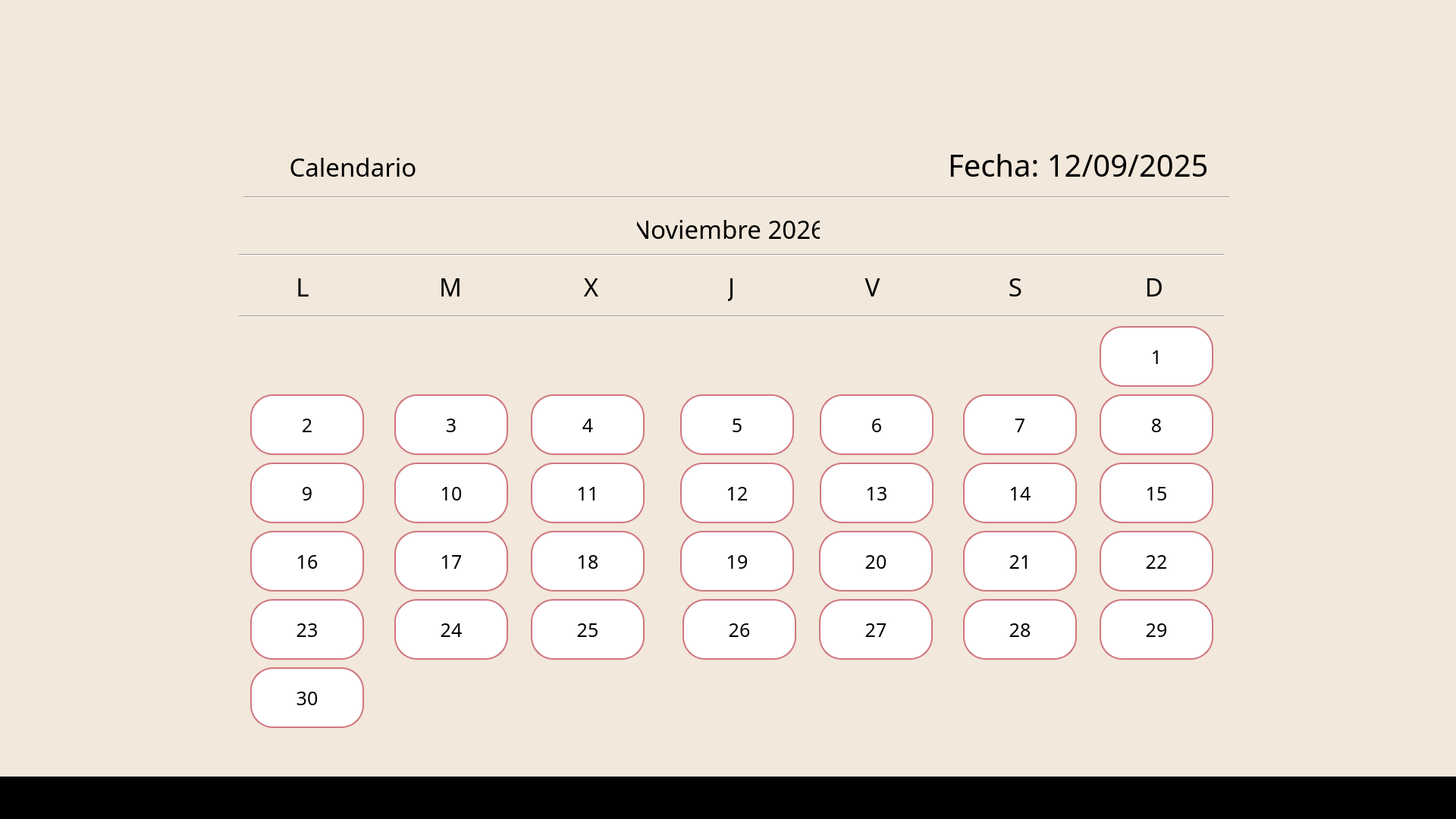
<?xml version="1.0" encoding="UTF-8"?>
<ui version="4.0">
 <class>MainWindow</class>
 <widget class="QMainWindow" name="MainWindow">
  <property name="geometry">
   <rect>
    <x>0</x>
    <y>0</y>
    <width>1920</width>
    <height>1080</height>
   </rect>
  </property>
  <property name="windowTitle">
   <string>MainWindow</string>
  </property>
  <property name="styleSheet">
   <string notr="true">background-color: rgb(242, 232, 219);</string>
  </property>
  <widget class="QWidget" name="centralwidget">
   <widget class="QLabel" name="label">
    <property name="geometry">
     <rect>
      <x>0</x>
      <y>0</y>
      <width>1920</width>
      <height>1080</height>
     </rect>
    </property>
    <property name="styleSheet">
     <string notr="true">background-color: #F2E8DB;</string>
    </property>
    <property name="text">
     <string/>
    </property>
   </widget>
   <widget class="QLabel" name="label_5">
    <property name="geometry">
     <rect>
      <x>844</x>
      <y>55</y>
      <width>237</width>
      <height>158</height>
     </rect>
    </property>
    <property name="styleSheet">
     <string notr="true">background-color: rgb(242, 232, 219);</string>
    </property>
    <property name="text">
     <string/>
    </property>
    <property name="pixmap">
     <pixmap>../a.png</pixmap>
    </property>
    <property name="scaledContents">
     <bool>true</bool>
    </property>
   </widget>
   <widget class="QLabel" name="label_3">
    <property name="geometry">
     <rect>
      <x>1250</x>
      <y>192</y>
      <width>355</width>
      <height>51</height>
     </rect>
    </property>
    <property name="font">
     <font>
      <family>Javanese Text</family>
      <pointsize>30</pointsize>
     </font>
    </property>
    <property name="styleSheet">
     <string notr="true">color:black;</string>
    </property>
    <property name="text">
     <string>Fecha: 12/09/2025</string>
    </property>
   </widget>
   <widget class="QLabel" name="label_4">
    <property name="geometry">
     <rect>
      <x>840</x>
      <y>278</y>
      <width>241</width>
      <height>47</height>
     </rect>
    </property>
    <property name="font">
     <font>
      <family>Javanese Text</family>
      <pointsize>25</pointsize>
     </font>
    </property>
    <property name="layoutDirection">
     <enum>Qt::LayoutDirection::LeftToRight</enum>
    </property>
    <property name="styleSheet">
     <string notr="true">color:black;</string>
    </property>
    <property name="text">
     <string>Noviembre 2026</string>
    </property>
    <property name="alignment">
     <set>Qt::AlignmentFlag::AlignCenter</set>
    </property>
   </widget>
   <widget class="Line" name="line">
    <property name="geometry">
     <rect>
      <x>321</x>
      <y>255</y>
      <width>1300</width>
      <height>10</height>
     </rect>
    </property>
    <property name="orientation">
     <enum>Qt::Orientation::Horizontal</enum>
    </property>
   </widget>
   <widget class="Line" name="line_2">
    <property name="geometry">
     <rect>
      <x>315</x>
      <y>331</y>
      <width>1299</width>
      <height>10</height>
     </rect>
    </property>
    <property name="orientation">
     <enum>Qt::Orientation::Horizontal</enum>
    </property>
   </widget>
   <widget class="QLabel" name="label_6">
    <property name="geometry">
     <rect>
      <x>390</x>
      <y>358</y>
      <width>18</width>
      <height>39</height>
     </rect>
    </property>
    <property name="font">
     <font>
      <family>Javanese Text</family>
      <pointsize>25</pointsize>
     </font>
    </property>
    <property name="layoutDirection">
     <enum>Qt::LayoutDirection::LeftToRight</enum>
    </property>
    <property name="styleSheet">
     <string notr="true">color:black;</string>
    </property>
    <property name="text">
     <string>L</string>
    </property>
    <property name="alignment">
     <set>Qt::AlignmentFlag::AlignCenter</set>
    </property>
   </widget>
   <widget class="QLabel" name="label_7">
    <property name="geometry">
     <rect>
      <x>580</x>
      <y>358</y>
      <width>28</width>
      <height>39</height>
     </rect>
    </property>
    <property name="font">
     <font>
      <family>Javanese Text</family>
      <pointsize>25</pointsize>
     </font>
    </property>
    <property name="layoutDirection">
     <enum>Qt::LayoutDirection::LeftToRight</enum>
    </property>
    <property name="styleSheet">
     <string notr="true">color:black;</string>
    </property>
    <property name="text">
     <string>M</string>
    </property>
    <property name="alignment">
     <set>Qt::AlignmentFlag::AlignCenter</set>
    </property>
   </widget>
   <widget class="QLabel" name="label_8">
    <property name="geometry">
     <rect>
      <x>770</x>
      <y>358</y>
      <width>19</width>
      <height>39</height>
     </rect>
    </property>
    <property name="font">
     <font>
      <family>Javanese Text</family>
      <pointsize>25</pointsize>
     </font>
    </property>
    <property name="layoutDirection">
     <enum>Qt::LayoutDirection::LeftToRight</enum>
    </property>
    <property name="styleSheet">
     <string notr="true">color:black;</string>
    </property>
    <property name="text">
     <string>X</string>
    </property>
    <property name="alignment">
     <set>Qt::AlignmentFlag::AlignCenter</set>
    </property>
   </widget>
   <widget class="QLabel" name="label_9">
    <property name="geometry">
     <rect>
      <x>960</x>
      <y>358</y>
      <width>9</width>
      <height>39</height>
     </rect>
    </property>
    <property name="font">
     <font>
      <family>Javanese Text</family>
      <pointsize>25</pointsize>
     </font>
    </property>
    <property name="layoutDirection">
     <enum>Qt::LayoutDirection::LeftToRight</enum>
    </property>
    <property name="styleSheet">
     <string notr="true">color:black;</string>
    </property>
    <property name="text">
     <string>J</string>
    </property>
    <property name="alignment">
     <set>Qt::AlignmentFlag::AlignCenter</set>
    </property>
   </widget>
   <widget class="QLabel" name="label_10">
    <property name="geometry">
     <rect>
      <x>1140</x>
      <y>358</y>
      <width>21</width>
      <height>39</height>
     </rect>
    </property>
    <property name="font">
     <font>
      <family>Javanese Text</family>
      <pointsize>25</pointsize>
     </font>
    </property>
    <property name="layoutDirection">
     <enum>Qt::LayoutDirection::LeftToRight</enum>
    </property>
    <property name="styleSheet">
     <string notr="true">color:black;</string>
    </property>
    <property name="text">
     <string>V</string>
    </property>
    <property name="alignment">
     <set>Qt::AlignmentFlag::AlignCenter</set>
    </property>
   </widget>
   <widget class="QLabel" name="label_11">
    <property name="geometry">
     <rect>
      <x>1508</x>
      <y>358</y>
      <width>28</width>
      <height>39</height>
     </rect>
    </property>
    <property name="font">
     <font>
      <family>Javanese Text</family>
      <pointsize>25</pointsize>
     </font>
    </property>
    <property name="layoutDirection">
     <enum>Qt::LayoutDirection::LeftToRight</enum>
    </property>
    <property name="styleSheet">
     <string notr="true">color:black;</string>
    </property>
    <property name="text">
     <string>D</string>
    </property>
    <property name="alignment">
     <set>Qt::AlignmentFlag::AlignCenter</set>
    </property>
   </widget>
   <widget class="QLabel" name="label_12">
    <property name="geometry">
     <rect>
      <x>1330</x>
      <y>358</y>
      <width>18</width>
      <height>39</height>
     </rect>
    </property>
    <property name="font">
     <font>
      <family>Javanese Text</family>
      <pointsize>25</pointsize>
     </font>
    </property>
    <property name="layoutDirection">
     <enum>Qt::LayoutDirection::LeftToRight</enum>
    </property>
    <property name="styleSheet">
     <string notr="true">color:black;</string>
    </property>
    <property name="text">
     <string>S</string>
    </property>
    <property name="alignment">
     <set>Qt::AlignmentFlag::AlignCenter</set>
    </property>
   </widget>
   <widget class="Line" name="line_3">
    <property name="geometry">
     <rect>
      <x>315</x>
      <y>412</y>
      <width>1299</width>
      <height>10</height>
     </rect>
    </property>
    <property name="orientation">
     <enum>Qt::Orientation::Horizontal</enum>
    </property>
   </widget>
   <widget class="QPushButton" name="pushButton_izq">
    <property name="geometry">
     <rect>
      <x>315</x>
      <y>266</y>
      <width>26</width>
      <height>56</height>
     </rect>
    </property>
    <property name="font">
     <font>
      <family>Javanese Text</family>
      <pointsize>19</pointsize>
     </font>
    </property>
    <property name="styleSheet">
     <string notr="true">background-color: #F2E8DB;

border: 2px solid #F2E8DB; 
border-radius: 30px; 
padding: 5px;</string>
    </property>
    <property name="text">
     <string/>
    </property>
    <property name="icon">
     <iconset>
      <normaloff>../arrow_back.png</normaloff>../arrow_back.png</iconset>
    </property>
   </widget>
   <widget class="QPushButton" name="pushButton_der">
    <property name="geometry">
     <rect>
      <x>1594</x>
      <y>266</y>
      <width>34</width>
      <height>56</height>
     </rect>
    </property>
    <property name="font">
     <font>
      <family>Javanese Text</family>
      <pointsize>19</pointsize>
     </font>
    </property>
    <property name="styleSheet">
     <string notr="true">background-color: #F2E8DB;

border: 2px solid #F2E8DB; 
border-radius: 30px; 
padding: 5px;</string>
    </property>
    <property name="text">
     <string/>
    </property>
    <property name="icon">
     <iconset>
      <normaloff>../arrow_forward.png</normaloff>../arrow_forward.png</iconset>
    </property>
   </widget>
   <widget class="QLabel" name="label_13">
    <property name="geometry">
     <rect>
      <x>323</x>
      <y>190</y>
      <width>41</width>
      <height>44</height>
     </rect>
    </property>
    <property name="font">
     <font>
      <family>Javanese Text</family>
      <pointsize>25</pointsize>
     </font>
    </property>
    <property name="layoutDirection">
     <enum>Qt::LayoutDirection::LeftToRight</enum>
    </property>
    <property name="styleSheet">
     <string notr="true">color:black;</string>
    </property>
    <property name="text">
     <string/>
    </property>
    <property name="pixmap">
     <pixmap>../calendar.png</pixmap>
    </property>
    <property name="scaledContents">
     <bool>true</bool>
    </property>
    <property name="alignment">
     <set>Qt::AlignmentFlag::AlignCenter</set>
    </property>
   </widget>
   <widget class="QLabel" name="label_14">
    <property name="geometry">
     <rect>
      <x>375</x>
      <y>198</y>
      <width>181</width>
      <height>44</height>
     </rect>
    </property>
    <property name="font">
     <font>
      <family>Javanese Text</family>
      <pointsize>25</pointsize>
     </font>
    </property>
    <property name="layoutDirection">
     <enum>Qt::LayoutDirection::LeftToRight</enum>
    </property>
    <property name="styleSheet">
     <string notr="true">color:black;</string>
    </property>
    <property name="text">
     <string>Calendario</string>
    </property>
    <property name="alignment">
     <set>Qt::AlignmentFlag::AlignCenter</set>
    </property>
   </widget>
   <widget class="QLabel" name="label_15">
    <property name="geometry">
     <rect>
      <x>0</x>
      <y>1024</y>
      <width>1920</width>
      <height>56</height>
     </rect>
    </property>
    <property name="font">
     <font>
      <family>Javanese Text</family>
      <pointsize>25</pointsize>
     </font>
    </property>
    <property name="layoutDirection">
     <enum>Qt::LayoutDirection::LeftToRight</enum>
    </property>
    <property name="styleSheet">
     <string notr="true">background-color:black;</string>
    </property>
    <property name="text">
     <string/>
    </property>
    <property name="alignment">
     <set>Qt::AlignmentFlag::AlignCenter</set>
    </property>
   </widget>
   <widget class="QPushButton" name="pushButton_17">
    <property name="geometry">
     <rect>
      <x>520</x>
      <y>700</y>
      <width>150</width>
      <height>80</height>
     </rect>
    </property>
    <property name="font">
     <font>
      <family>Javanese Text</family>
      <pointsize>19</pointsize>
     </font>
    </property>
    <property name="styleSheet">
     <string notr="true">background-color: WHITE;
color: black;

border: 2px solid #d0767f; 
border-radius: 30px; 
padding: 5px;</string>
    </property>
    <property name="text">
     <string>17</string>
    </property>
   </widget>
   <widget class="QPushButton" name="pushButton_5">
    <property name="geometry">
     <rect>
      <x>897</x>
      <y>520</y>
      <width>150</width>
      <height>80</height>
     </rect>
    </property>
    <property name="font">
     <font>
      <family>Javanese Text</family>
      <pointsize>19</pointsize>
     </font>
    </property>
    <property name="styleSheet">
     <string notr="true">background-color: WHITE;
color: black;

border: 2px solid #d0767f; 
border-radius: 30px; 
padding: 5px;</string>
    </property>
    <property name="text">
     <string>5</string>
    </property>
   </widget>
   <widget class="QPushButton" name="pushButton_7">
    <property name="geometry">
     <rect>
      <x>1270</x>
      <y>520</y>
      <width>150</width>
      <height>80</height>
     </rect>
    </property>
    <property name="font">
     <font>
      <family>Javanese Text</family>
      <pointsize>19</pointsize>
     </font>
    </property>
    <property name="styleSheet">
     <string notr="true">background-color: WHITE;
color: black;

border: 2px solid #d0767f; 
border-radius: 30px; 
padding: 5px;</string>
    </property>
    <property name="text">
     <string>7</string>
    </property>
   </widget>
   <widget class="QPushButton" name="pushButton_16">
    <property name="geometry">
     <rect>
      <x>330</x>
      <y>700</y>
      <width>150</width>
      <height>80</height>
     </rect>
    </property>
    <property name="font">
     <font>
      <family>Javanese Text</family>
      <pointsize>19</pointsize>
     </font>
    </property>
    <property name="styleSheet">
     <string notr="true">background-color: WHITE;
color: black;

border: 2px solid #d0767f; 
border-radius: 30px; 
padding: 5px;</string>
    </property>
    <property name="text">
     <string>16</string>
    </property>
   </widget>
   <widget class="QPushButton" name="pushButton_21">
    <property name="geometry">
     <rect>
      <x>1270</x>
      <y>700</y>
      <width>150</width>
      <height>80</height>
     </rect>
    </property>
    <property name="font">
     <font>
      <family>Javanese Text</family>
      <pointsize>19</pointsize>
     </font>
    </property>
    <property name="styleSheet">
     <string notr="true">background-color: WHITE;
color: black;

border: 2px solid #d0767f; 
border-radius: 30px; 
padding: 5px;</string>
    </property>
    <property name="text">
     <string>21</string>
    </property>
   </widget>
   <widget class="QPushButton" name="pushButton_12">
    <property name="geometry">
     <rect>
      <x>897</x>
      <y>610</y>
      <width>150</width>
      <height>80</height>
     </rect>
    </property>
    <property name="font">
     <font>
      <family>Javanese Text</family>
      <pointsize>19</pointsize>
     </font>
    </property>
    <property name="styleSheet">
     <string notr="true">background-color: WHITE;
color: black;

border: 2px solid #d0767f; 
border-radius: 30px; 
padding: 5px;</string>
    </property>
    <property name="text">
     <string>12</string>
    </property>
   </widget>
   <widget class="QPushButton" name="pushButton_6">
    <property name="geometry">
     <rect>
      <x>1081</x>
      <y>520</y>
      <width>150</width>
      <height>80</height>
     </rect>
    </property>
    <property name="font">
     <font>
      <family>Javanese Text</family>
      <pointsize>19</pointsize>
     </font>
    </property>
    <property name="styleSheet">
     <string notr="true">background-color: WHITE;
color: black;

border: 2px solid #d0767f; 
border-radius: 30px; 
padding: 5px;</string>
    </property>
    <property name="text">
     <string>6</string>
    </property>
   </widget>
   <widget class="QPushButton" name="pushButton_14">
    <property name="geometry">
     <rect>
      <x>1270</x>
      <y>610</y>
      <width>150</width>
      <height>80</height>
     </rect>
    </property>
    <property name="font">
     <font>
      <family>Javanese Text</family>
      <pointsize>19</pointsize>
     </font>
    </property>
    <property name="styleSheet">
     <string notr="true">background-color: WHITE;
color: black;

border: 2px solid #d0767f; 
border-radius: 30px; 
padding: 5px;</string>
    </property>
    <property name="text">
     <string>14</string>
    </property>
   </widget>
   <widget class="QPushButton" name="pushButton_28">
    <property name="geometry">
     <rect>
      <x>1270</x>
      <y>790</y>
      <width>150</width>
      <height>80</height>
     </rect>
    </property>
    <property name="font">
     <font>
      <family>Javanese Text</family>
      <pointsize>19</pointsize>
     </font>
    </property>
    <property name="styleSheet">
     <string notr="true">background-color: WHITE;
color: black;

border: 2px solid #d0767f; 
border-radius: 30px; 
padding: 5px;</string>
    </property>
    <property name="text">
     <string>28</string>
    </property>
   </widget>
   <widget class="QPushButton" name="pushButton_9">
    <property name="geometry">
     <rect>
      <x>330</x>
      <y>610</y>
      <width>150</width>
      <height>80</height>
     </rect>
    </property>
    <property name="font">
     <font>
      <family>Javanese Text</family>
      <pointsize>19</pointsize>
     </font>
    </property>
    <property name="styleSheet">
     <string notr="true">background-color: WHITE;
color: black;

border: 2px solid #d0767f; 
border-radius: 30px; 
padding: 5px;</string>
    </property>
    <property name="text">
     <string>9</string>
    </property>
   </widget>
   <widget class="QPushButton" name="pushButton_18">
    <property name="geometry">
     <rect>
      <x>700</x>
      <y>700</y>
      <width>150</width>
      <height>80</height>
     </rect>
    </property>
    <property name="font">
     <font>
      <family>Javanese Text</family>
      <pointsize>19</pointsize>
     </font>
    </property>
    <property name="styleSheet">
     <string notr="true">background-color: WHITE;
color: black;

border: 2px solid #d0767f; 
border-radius: 30px; 
padding: 5px;</string>
    </property>
    <property name="text">
     <string>18</string>
    </property>
   </widget>
   <widget class="QPushButton" name="pushButton_2">
    <property name="geometry">
     <rect>
      <x>330</x>
      <y>520</y>
      <width>150</width>
      <height>80</height>
     </rect>
    </property>
    <property name="font">
     <font>
      <family>Javanese Text</family>
      <pointsize>19</pointsize>
     </font>
    </property>
    <property name="styleSheet">
     <string notr="true">background-color: WHITE;
color: black;

border: 2px solid #d0767f; 
border-radius: 30px; 
padding: 5px;</string>
    </property>
    <property name="text">
     <string>2</string>
    </property>
   </widget>
   <widget class="QPushButton" name="pushButton_27">
    <property name="geometry">
     <rect>
      <x>1080</x>
      <y>790</y>
      <width>150</width>
      <height>80</height>
     </rect>
    </property>
    <property name="font">
     <font>
      <family>Javanese Text</family>
      <pointsize>19</pointsize>
     </font>
    </property>
    <property name="styleSheet">
     <string notr="true">background-color: WHITE;
color: black;

border: 2px solid #d0767f; 
border-radius: 30px; 
padding: 5px;</string>
    </property>
    <property name="text">
     <string>27</string>
    </property>
   </widget>
   <widget class="QPushButton" name="pushButton_3">
    <property name="geometry">
     <rect>
      <x>520</x>
      <y>520</y>
      <width>150</width>
      <height>80</height>
     </rect>
    </property>
    <property name="font">
     <font>
      <family>Javanese Text</family>
      <pointsize>19</pointsize>
     </font>
    </property>
    <property name="styleSheet">
     <string notr="true">background-color: WHITE;
color: black;

border: 2px solid #d0767f; 
border-radius: 30px; 
padding: 5px;</string>
    </property>
    <property name="text">
     <string>3</string>
    </property>
   </widget>
   <widget class="QPushButton" name="pushButton_20">
    <property name="geometry">
     <rect>
      <x>1080</x>
      <y>700</y>
      <width>150</width>
      <height>80</height>
     </rect>
    </property>
    <property name="font">
     <font>
      <family>Javanese Text</family>
      <pointsize>19</pointsize>
     </font>
    </property>
    <property name="styleSheet">
     <string notr="true">background-color: WHITE;
color: black;

border: 2px solid #d0767f; 
border-radius: 30px; 
padding: 5px;</string>
    </property>
    <property name="text">
     <string>20</string>
    </property>
   </widget>
   <widget class="QPushButton" name="pushButton_15">
    <property name="geometry">
     <rect>
      <x>1450</x>
      <y>610</y>
      <width>150</width>
      <height>80</height>
     </rect>
    </property>
    <property name="font">
     <font>
      <family>Javanese Text</family>
      <pointsize>19</pointsize>
     </font>
    </property>
    <property name="styleSheet">
     <string notr="true">background-color: WHITE;
color: black;

border: 2px solid #d0767f; 
border-radius: 30px; 
padding: 5px;</string>
    </property>
    <property name="text">
     <string>15</string>
    </property>
   </widget>
   <widget class="QPushButton" name="pushButton_1">
    <property name="geometry">
     <rect>
      <x>1450</x>
      <y>430</y>
      <width>150</width>
      <height>80</height>
     </rect>
    </property>
    <property name="font">
     <font>
      <family>Javanese Text</family>
      <pointsize>19</pointsize>
     </font>
    </property>
    <property name="styleSheet">
     <string notr="true">background-color: WHITE;
color: black;

border: 2px solid #d0767f; 
border-radius: 30px; 
padding: 5px;</string>
    </property>
    <property name="text">
     <string>1</string>
    </property>
   </widget>
   <widget class="QPushButton" name="pushButton_22">
    <property name="geometry">
     <rect>
      <x>1450</x>
      <y>700</y>
      <width>150</width>
      <height>80</height>
     </rect>
    </property>
    <property name="font">
     <font>
      <family>Javanese Text</family>
      <pointsize>19</pointsize>
     </font>
    </property>
    <property name="styleSheet">
     <string notr="true">background-color: WHITE;
color: black;

border: 2px solid #d0767f; 
border-radius: 30px; 
padding: 5px;</string>
    </property>
    <property name="text">
     <string>22</string>
    </property>
   </widget>
   <widget class="QPushButton" name="pushButton_26">
    <property name="geometry">
     <rect>
      <x>900</x>
      <y>790</y>
      <width>150</width>
      <height>80</height>
     </rect>
    </property>
    <property name="font">
     <font>
      <family>Javanese Text</family>
      <pointsize>19</pointsize>
     </font>
    </property>
    <property name="styleSheet">
     <string notr="true">background-color: WHITE;
color: black;

border: 2px solid #d0767f; 
border-radius: 30px; 
padding: 5px;</string>
    </property>
    <property name="text">
     <string>26</string>
    </property>
   </widget>
   <widget class="QPushButton" name="pushButton_23">
    <property name="geometry">
     <rect>
      <x>330</x>
      <y>790</y>
      <width>150</width>
      <height>80</height>
     </rect>
    </property>
    <property name="font">
     <font>
      <family>Javanese Text</family>
      <pointsize>19</pointsize>
     </font>
    </property>
    <property name="styleSheet">
     <string notr="true">background-color: WHITE;
color: black;

border: 2px solid #d0767f; 
border-radius: 30px; 
padding: 5px;</string>
    </property>
    <property name="text">
     <string>23</string>
    </property>
   </widget>
   <widget class="QPushButton" name="pushButton_19">
    <property name="geometry">
     <rect>
      <x>897</x>
      <y>700</y>
      <width>150</width>
      <height>80</height>
     </rect>
    </property>
    <property name="font">
     <font>
      <family>Javanese Text</family>
      <pointsize>19</pointsize>
     </font>
    </property>
    <property name="styleSheet">
     <string notr="true">background-color: WHITE;
color: black;

border: 2px solid #d0767f; 
border-radius: 30px; 
padding: 5px;</string>
    </property>
    <property name="text">
     <string>19</string>
    </property>
   </widget>
   <widget class="QPushButton" name="pushButton_25">
    <property name="geometry">
     <rect>
      <x>700</x>
      <y>790</y>
      <width>150</width>
      <height>80</height>
     </rect>
    </property>
    <property name="font">
     <font>
      <family>Javanese Text</family>
      <pointsize>19</pointsize>
     </font>
    </property>
    <property name="styleSheet">
     <string notr="true">background-color: WHITE;
color: black;

border: 2px solid #d0767f; 
border-radius: 30px; 
padding: 5px;</string>
    </property>
    <property name="text">
     <string>25</string>
    </property>
   </widget>
   <widget class="QPushButton" name="pushButton_4">
    <property name="geometry">
     <rect>
      <x>700</x>
      <y>520</y>
      <width>150</width>
      <height>80</height>
     </rect>
    </property>
    <property name="font">
     <font>
      <family>Javanese Text</family>
      <pointsize>19</pointsize>
     </font>
    </property>
    <property name="styleSheet">
     <string notr="true">background-color: WHITE;
color: black;

border: 2px solid #d0767f; 
border-radius: 30px; 
padding: 5px;</string>
    </property>
    <property name="text">
     <string>4</string>
    </property>
   </widget>
   <widget class="QPushButton" name="pushButton_10">
    <property name="geometry">
     <rect>
      <x>520</x>
      <y>610</y>
      <width>150</width>
      <height>80</height>
     </rect>
    </property>
    <property name="font">
     <font>
      <family>Javanese Text</family>
      <pointsize>19</pointsize>
     </font>
    </property>
    <property name="styleSheet">
     <string notr="true">background-color: WHITE;
color: black;

border: 2px solid #d0767f; 
border-radius: 30px; 
padding: 5px;</string>
    </property>
    <property name="text">
     <string>10</string>
    </property>
   </widget>
   <widget class="QPushButton" name="pushButton_8">
    <property name="geometry">
     <rect>
      <x>1450</x>
      <y>520</y>
      <width>150</width>
      <height>80</height>
     </rect>
    </property>
    <property name="font">
     <font>
      <family>Javanese Text</family>
      <pointsize>19</pointsize>
     </font>
    </property>
    <property name="styleSheet">
     <string notr="true">background-color: WHITE;
color: black;

border: 2px solid #d0767f; 
border-radius: 30px; 
padding: 5px;</string>
    </property>
    <property name="text">
     <string>8</string>
    </property>
   </widget>
   <widget class="QPushButton" name="pushButton_13">
    <property name="geometry">
     <rect>
      <x>1081</x>
      <y>610</y>
      <width>150</width>
      <height>80</height>
     </rect>
    </property>
    <property name="font">
     <font>
      <family>Javanese Text</family>
      <pointsize>19</pointsize>
     </font>
    </property>
    <property name="styleSheet">
     <string notr="true">background-color: WHITE;
color: black;

border: 2px solid #d0767f; 
border-radius: 30px; 
padding: 5px;</string>
    </property>
    <property name="text">
     <string>13</string>
    </property>
   </widget>
   <widget class="QPushButton" name="pushButton_24">
    <property name="geometry">
     <rect>
      <x>520</x>
      <y>790</y>
      <width>150</width>
      <height>80</height>
     </rect>
    </property>
    <property name="font">
     <font>
      <family>Javanese Text</family>
      <pointsize>19</pointsize>
     </font>
    </property>
    <property name="styleSheet">
     <string notr="true">background-color: WHITE;
color: black;

border: 2px solid #d0767f; 
border-radius: 30px; 
padding: 5px;</string>
    </property>
    <property name="text">
     <string>24</string>
    </property>
   </widget>
   <widget class="QPushButton" name="pushButton_11">
    <property name="geometry">
     <rect>
      <x>700</x>
      <y>610</y>
      <width>150</width>
      <height>80</height>
     </rect>
    </property>
    <property name="font">
     <font>
      <family>Javanese Text</family>
      <pointsize>19</pointsize>
     </font>
    </property>
    <property name="styleSheet">
     <string notr="true">background-color: WHITE;
color: black;

border: 2px solid #d0767f; 
border-radius: 30px; 
padding: 5px;</string>
    </property>
    <property name="text">
     <string>11</string>
    </property>
   </widget>
   <widget class="QPushButton" name="pushButton_29">
    <property name="geometry">
     <rect>
      <x>1450</x>
      <y>790</y>
      <width>150</width>
      <height>80</height>
     </rect>
    </property>
    <property name="font">
     <font>
      <family>Javanese Text</family>
      <pointsize>19</pointsize>
     </font>
    </property>
    <property name="styleSheet">
     <string notr="true">background-color: WHITE;
color: black;

border: 2px solid #d0767f; 
border-radius: 30px; 
padding: 5px;</string>
    </property>
    <property name="text">
     <string>29</string>
    </property>
   </widget>
   <widget class="QPushButton" name="pushButton_30">
    <property name="geometry">
     <rect>
      <x>330</x>
      <y>880</y>
      <width>150</width>
      <height>80</height>
     </rect>
    </property>
    <property name="font">
     <font>
      <family>Javanese Text</family>
      <pointsize>19</pointsize>
     </font>
    </property>
    <property name="styleSheet">
     <string notr="true">background-color: WHITE;
color: black;

border: 2px solid #d0767f; 
border-radius: 30px; 
padding: 5px;</string>
    </property>
    <property name="text">
     <string>30</string>
    </property>
   </widget>
   <zorder>label</zorder>
   <zorder>label_3</zorder>
   <zorder>label_4</zorder>
   <zorder>label_5</zorder>
   <zorder>line</zorder>
   <zorder>line_2</zorder>
   <zorder>label_6</zorder>
   <zorder>label_7</zorder>
   <zorder>label_8</zorder>
   <zorder>label_9</zorder>
   <zorder>label_10</zorder>
   <zorder>label_11</zorder>
   <zorder>label_12</zorder>
   <zorder>line_3</zorder>
   <zorder>pushButton_izq</zorder>
   <zorder>pushButton_der</zorder>
   <zorder>label_13</zorder>
   <zorder>label_14</zorder>
   <zorder>label_15</zorder>
   <zorder>pushButton_17</zorder>
   <zorder>pushButton_5</zorder>
   <zorder>pushButton_7</zorder>
   <zorder>pushButton_16</zorder>
   <zorder>pushButton_21</zorder>
   <zorder>pushButton_12</zorder>
   <zorder>pushButton_6</zorder>
   <zorder>pushButton_14</zorder>
   <zorder>pushButton_28</zorder>
   <zorder>pushButton_9</zorder>
   <zorder>pushButton_18</zorder>
   <zorder>pushButton_2</zorder>
   <zorder>pushButton_27</zorder>
   <zorder>pushButton_3</zorder>
   <zorder>pushButton_20</zorder>
   <zorder>pushButton_15</zorder>
   <zorder>pushButton_1</zorder>
   <zorder>pushButton_22</zorder>
   <zorder>pushButton_26</zorder>
   <zorder>pushButton_23</zorder>
   <zorder>pushButton_19</zorder>
   <zorder>pushButton_25</zorder>
   <zorder>pushButton_4</zorder>
   <zorder>pushButton_10</zorder>
   <zorder>pushButton_8</zorder>
   <zorder>pushButton_13</zorder>
   <zorder>pushButton_24</zorder>
   <zorder>pushButton_11</zorder>
   <zorder>pushButton_29</zorder>
   <zorder>pushButton_30</zorder>
  </widget>
 </widget>
 <resources/>
 <connections/>
</ui>
